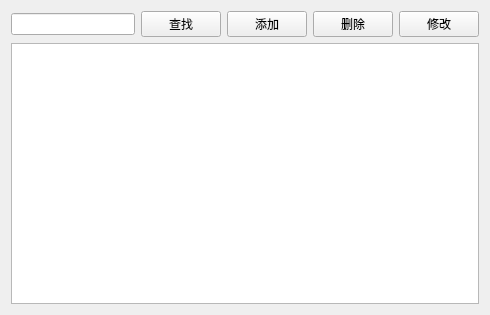
<?xml version="1.0" encoding="UTF-8"?>
<ui version="4.0">
 <class>patientView</class>
 <widget class="QWidget" name="patientView">
  <property name="geometry">
   <rect>
    <x>0</x>
    <y>0</y>
    <width>490</width>
    <height>315</height>
   </rect>
  </property>
  <property name="windowTitle">
   <string>患者管理</string>
  </property>
  <layout class="QVBoxLayout" name="verticalLayout">
   <item>
    <layout class="QHBoxLayout" name="horizontalLayout">
     <item>
      <widget class="QLineEdit" name="txtSearch"/>
     </item>
     <item>
      <widget class="QPushButton" name="btSearch">
       <property name="text">
        <string>查找</string>
       </property>
      </widget>
     </item>
     <item>
      <widget class="QPushButton" name="btAdd">
       <property name="text">
        <string>添加</string>
       </property>
      </widget>
     </item>
     <item>
      <widget class="QPushButton" name="btDelete">
       <property name="text">
        <string>删除</string>
       </property>
      </widget>
     </item>
     <item>
      <widget class="QPushButton" name="btEdit">
       <property name="text">
        <string>修改</string>
       </property>
      </widget>
     </item>
    </layout>
   </item>
   <item>
    <widget class="QTableView" name="tableView"/>
   </item>
  </layout>
 </widget>
 <resources/>
 <connections/>
</ui>
